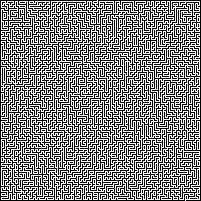
#> input picture Astar/mazes/200.png, 201 x 201 px
$ python solver.py mazes/200.png out.png
#> lines starting #> are read from the running program, lines starting #| are printed output that depends on the picture
### Astar/astar.py
import numpy as np

## Implementation based on the pseudocode found at:
## https://en.wikipedia.org/wiki/A*_search_algorithm#Pseudocode

# Author: Miguel Sancho


class astar:
    def __init__(self, maze_width, maze_height, image_pixels):
        self.width = maze_width
        self.height = maze_height
        self.image_pixels = image_pixels

    def calculatePath(self, start, end):
        visited = set() # already evaluated
        to_evaluate = {start}
        came_from = {start: None} # the node with shortest path to each node
        cost_from_start = {start: 0} # g score
        cost_start_to_goal = {start: cost_from_start[start] + self.manhattan(start, end)} # f score

        while to_evaluate:
            current = min(to_evaluate, key=lambda x: cost_start_to_goal[x])
            if current == end:
                return self.construct_path(came_from, end) # found the exit!
            to_evaluate.remove(current)
            visited.add(current)
            for neighbour in self.find_neighbours(current):
                if neighbour in visited:
                    continue  # already evaluated

                t_cost_from_start = cost_from_start[current] + self.manhattan(current, neighbour)

                if neighbour not in to_evaluate:
                    to_evaluate.add(neighbour)
                elif t_cost_from_start >= cost_from_start.get(neighbour, np.inf):
                    continue

                came_from[neighbour] = current
                cost_from_start[neighbour] = t_cost_from_start
                cost_start_to_goal[neighbour] = t_cost_from_start + self.manhattan(neighbour, end)
        return False

    def construct_path(self, previous, current):
        path = []
        while current is not None:
            path.append(current)
            current = previous[current]
        return list(reversed(path))

    def check_valid(self, p):
        x,y = p
        if x < 0 or x > self.width or y < 0 or y > self.height: # out of bounds
            return False
        pixel = self.image_pixels[x,y]
        if pixel < 1: # wall
            return False
        return True


    def find_neighbours(self, p):
        x, y = p
        neighbors = [(x-1, y), (x, y-1), (x+1, y), (x, y+1)]
        return [p for p in neighbors if self.check_valid(p)]


    def manhattan(self, p1, p2):
        return abs(p1[0] - p2[0]) + abs(p1[1] - p2[1])

### Astar/solver.py
import sys
from PIL import Image
from astar import *

# Author: Miguel Sancho

img = Image.open(sys.argv[1])
#> img is the input picture: PIL image 201x201 P; 51.2% white; black in thin lines or dots
image_pixels = img.load()
im_arr = list(img.getdata(0))
#> im_arr = 40401 items
width = img.size[0]
#> width = 201
height = img.size[1]
#> height = 201

# Start row
for x in range(1, width - 1):
    if im_arr[x] > 0:
        startp = x
        break

# End row
offset = (height - 1) * width
#> offset = 40200
for x in range(1, width - 1):
    if im_arr[offset + x] > 0:
        endp = x
        break

# end row
start = (startp, 0)
#> start = (97, 0)
goal = (endp, height - 1)
#> goal = (185, 200)

astar = astar(width, height, image_pixels)
path = astar.calculatePath(start, goal)

if not path:
   print("path not found")
else:
    print("Path found!")
    print("Length:{}".format(len(path)))
#| Length:597
    img = img.convert('RGB')
    path_pixels = img.load()

    for position in path:
        x,y = position
        path_pixels[x,y] = (0,0,255)
#> this loop made 597 passes
#> position on passes 1 to 3: (97, 0), (97, 1), (97, 2)

    img.save(sys.argv[2])
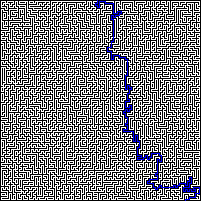
#> saved as out.png: PIL image 201x201 RGB; mean R, G, B 126.8, 126.8, 130.6
